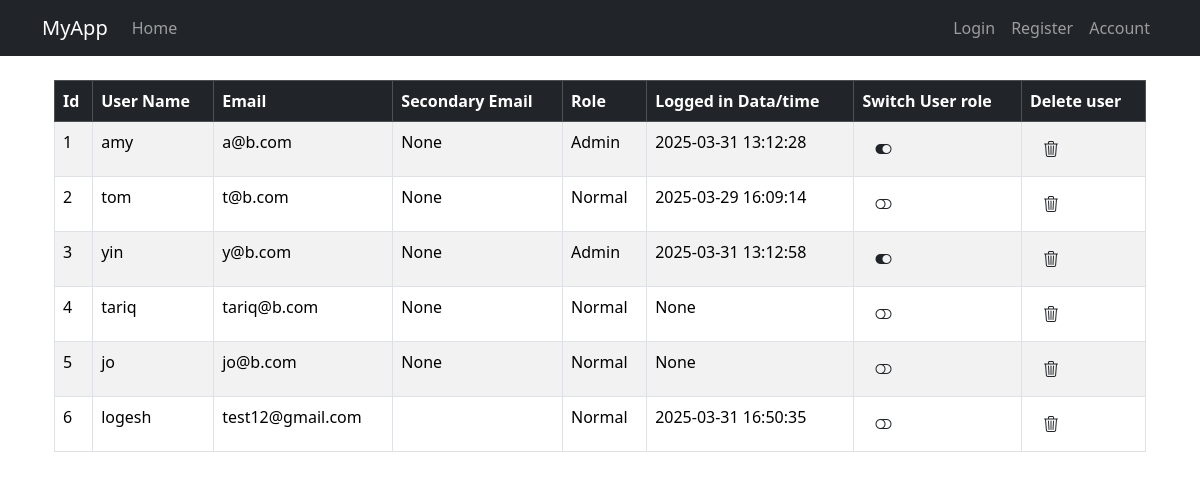
Screenshot of /users with the database file from the repository.
### app/models.py (models this page shows, shortened)
@dataclass
class User(UserMixin, db.Model):
    __tablename__ = 'users'
    id: so.Mapped[int] = so.mapped_column(primary_key=True)
    username: so.Mapped[str] = so.mapped_column(sa.String(64), index=True, unique=True)
    email: so.Mapped[str] = so.mapped_column(sa.String(120), index=True, unique=True)
    password_hash: so.Mapped[Optional[str]] = so.mapped_column(sa.String(256))
    role:so.Mapped[int] = so.mapped_column()
    current_login: so.Mapped[Optional[str]] = so.mapped_column(sa.String(120))
    previous_login: so.Mapped[Optional[str]] = so.mapped_column(sa.String(120))
    secondary_email: so.Mapped[Optional[str]] = so.mapped_column(sa.String(120), index=True, unique=True)
    addresses: so.Mapped[list['Address']] = relationship(back_populates='user', cascade='all, delete-orphan') # 1, N
    reviews: so.Mapped[list['Review']] = relationship(back_populates='user', cascade='all, delete-orphan')

### app/views.py (the view)
@app.route('/users', methods=['GET', 'POST'])
def users():
    form = EmptyForm()
    users_result = []
    try:
        users_result.append(
            ['Id', 'User Name', 'Email', 'Secondary Email', 'Role', 'Logged in Data/time', 'Switch User role',
             'Delete user'])
        query = db.select(User)
        users_result.extend(db.session.scalars(query).all())
        u = db.session.get(User, 1)
    except Exception as e:
        flash(f'Something went wrong {e}', 'danger')
    return render_template('users.html', title='Users', users=users_result, form=form)

### app/templates/users.html (shortened to what this page needs)
{% extends "base.html" %}
{% block content %}
<div class="container mt-4">
    <div class="table-responsive">
        <table class="table table-bordered table-striped">
            <thead class="table-dark">
            <tr>
                {% for item in users[0] %}
                <th>{{ item }}</th>
                {% endfor %}
            </tr>
            </thead>
            <tbody>
            {% for user in users[1:] %}
            <tr>
                <td>{{ user.id }}</td>
                <td>{{ user.username }}</td>
                <td>{{ user.email }}</td>
                <td>{{ user.secondary_email }}</td>
                <td>{{ 'Admin' if user.role == 1 else 'Normal' }}</td>
                <td>{{ user.current_login }}</td>
                <td>
                    <form action="{{ url_for('toggle_user_role') }}" method="post">
                        <button class="btn" type="submit">
                            {% if user.role == 1 %}
                            <i class="bi bi-toggle-on"></i>
                            {% else %}
                            <i class="bi bi-toggle-off"></i>
                            {% endif %}
                        </button>
                    </form>
                </td>
                <td>
                    <form action="{{ url_for('delete_user') }}" method="post">
                        <button class="btn" type="submit">
                            <i class="bi bi-trash3"></i>
                        </button>
                    </form>
                </td>
            </tr>
            {% endfor %}
            </tbody>
        </table>
    </div>
</div>
{% endblock %}

### app/templates/base.html (shortened to what this page needs)
<!doctype html>
<html lang="en">
<head>
    <link
            href="https://cdn.jsdelivr.net/npm/bootstrap@5.3.3/dist/css/bootstrap.min.css"
            rel="stylesheet"
>
    <link rel="stylesheet" href="https://cdn.jsdelivr.net/npm/bootstrap-icons@1.11.3/font/bootstrap-icons.min.css">
</head>
<body>
<nav class="navbar navbar-expand-sm bg-dark" data-bs-theme="dark">
    <div class="container">
        <a class="navbar-brand" href="{{ url_for('home') }}">MyApp</a>
        <div class="collapse navbar-collapse" id="navbarSupportedContent">
            <ul class="navbar-nav me-auto mb-2 mb-lg-0">
                <li class="nav-item">
                    <a class="nav-link" aria-current="page" href="{{ url_for('home') }}">Home</a>
                </li>
            </ul>
            <ul class="navbar-nav mb-2 mb-lg-0">
                <li class="nav-item">
                    {% if current_user.is_anonymous %}
                    <a class="nav-link" aria-current="page" href="{{ url_for('login') }}">Login</a>
                    {% else %}
                    <a class="nav-link" aria-current="page" href="{{ url_for('logout') }}">Logout
                        {{ current_user.username }}</a>
                    {% endif %}
                </li>
                <li>
                    {% if current_user.is_anonymous %}
                    <a class="nav-link" aria-current="page" href="{{ url_for('register') }}">Register</a>
                    {% endif %}
                </li>
                <li class="nav-item">
                    <a class="nav-link" aria-current="page" href="{{ url_for('account') }}">Account</a>
                </li>
            </ul>
        </div>
    </div>
</nav>
<div class="container">
    {% block content %}{% endblock content %}
</div>
</body>
</html>

### rows the page displays
User: id "1", username "amy", email "a@b.com", secondary_email "None", role "Admin", current_login "2025-03-31 13:12:28"
User: id "2", username "tom", email "t@b.com", secondary_email "None", role "Normal", current_login "2025-03-29 16:09:14"
User: id "3", username "yin", email "y@b.com", secondary_email "None", role "Admin", current_login "2025-03-31 13:12:58"
User: id "4", username "tariq", email "tariq@b.com", secondary_email "None", role "Normal", current_login "None"
User: id "5", username "jo", email "jo@b.com", secondary_email "None", role "Normal", current_login "None"
User: id "6", username "logesh", email "test12@gmail.com", role "Normal", current_login "2025-03-31 16:50:35"

### other values shown
{{ item }} "Id" "User Name" "Email" "Secondary Email" "Role" "Logged in Data/time" "Switch User role" "Delete user"
